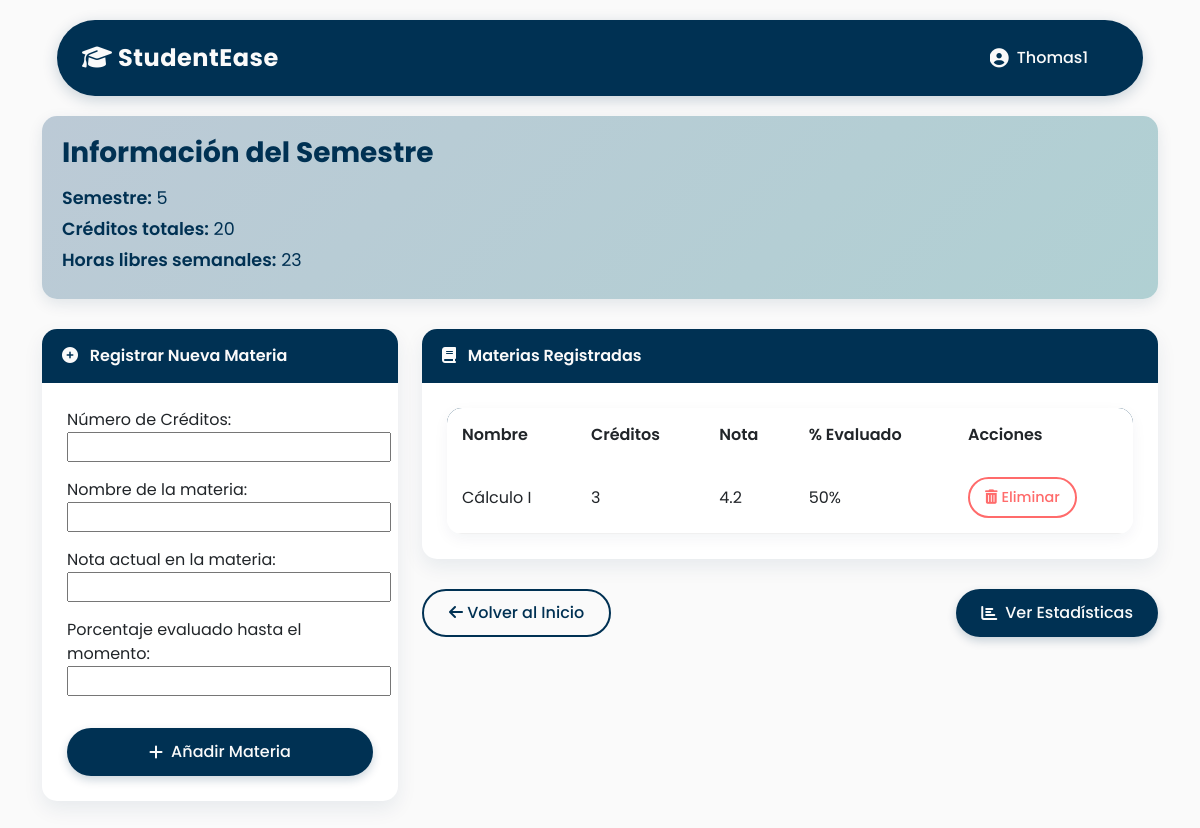
The page /userspace/registrar_materias/ (signed in) on the database its author committed.
### userspace/models.py (models this page shows, shortened)
class Semestre(models.Model):
    estudiante = models.ForeignKey(Estudiante, on_delete=models.CASCADE)
    numero_semestre = models.IntegerField()
    numero_creditos = models.IntegerField()
    horas_libres = models.IntegerField()

class Materia(models.Model):
    semestre = models.ForeignKey(Semestre, on_delete=models.CASCADE)
    creditos = models.IntegerField()
    nombre = models.CharField(max_length=50)
    nota = models.FloatField()
    porcentaje_evaluado = models.IntegerField()

### userspace/views.py (the view)
# urls.py: path('registrar_materias/', views.registrar_materias, name='registrar_materias'),
@login_required
def registrar_materias(request):
    try:
        estudiante = Estudiante.objects.get(user=request.user)
    except Estudiante.DoesNotExist:
        messages.error(request, "No se encontró un perfil de estudiante asociado a tu cuenta.")
        return redirect('home')
    try:
        semestre = Semestre.objects.get(estudiante=estudiante)
    except Semestre.DoesNotExist:
        messages.error(request, "Primero debes crear un semestre.")
        return redirect('crear_semestre')
    materias = Materia.objects.filter(semestre=semestre).order_by('nombre')
    if request.method == 'POST':
        form = MateriaForm(request.POST)
        if form.is_valid():
            materia = form.save(commit=False)
            materia.semestre = semestre
            materia.save()
            messages.success(request, f"¡La materia '{materia.nombre}' ha sido registrada exitosamente!")
            return redirect('registrar_materias')  # Redirigir a la misma página para añadir más materias
    else:
        form = MateriaForm()
    return render(request, 'registrar_materias.html', {
        'form': form,
        'estudiante': estudiante,
        'semestre': semestre,
        'materias': materias,
        'user_name': request.user.username,  # Para mostrar en la navbar
    })

### userspace/forms.py
class MateriaForm(forms.ModelForm):
    class Meta:
        model = Materia
        exclude = ['semestre']
        labels = {
            'nombre': 'Nombre de la materia',
            'creditos': 'Número de Créditos',
            'nota': 'Nota actual en la materia',
            'porcentaje_evaluado': 'Porcentaje evaluado hasta el momento',
        }

### userspace/templates/registrar_materias.html (shortened to what this page needs)
<!DOCTYPE html>
<html lang="es">
<head>
    <link href="https://cdn.jsdelivr.net/npm/bootstrap@5.3.0-alpha1/dist/css/bootstrap.min.css" rel="stylesheet">
    <link rel="stylesheet" href="https://cdnjs.cloudflare.com/ajax/libs/font-awesome/6.4.0/css/all.min.css">
</head>
<body>
    <div class="container">
        <nav class="navbar navbar-expand-lg navbar-dark">
            <div class="navbar-container">
                <a class="navbar-brand" href="{% url 'home' %}">
                    <i class="fas fa-graduation-cap"></i> StudentEase
                </a>
                <div class="user-profile">
                    <span class="navbar-text">
                        <i class="fas fa-user-circle"></i> {{ user_name }}
                    </span>
                </div>
            </div>
        </nav>
    </div>
    <div class="container">
        <div class="semestre-info">
            <h3>Información del Semestre</h3>
            <p><strong>Semestre:</strong> {{ semestre.numero_semestre }}</p>
            <p><strong>Créditos totales:</strong> {{ semestre.numero_creditos }}</p>
            <p><strong>Horas libres semanales:</strong> {{ semestre.horas_libres }}</p>
        </div>
        <div class="row">
            <div class="col-lg-4 mb-4">
                <div class="card">
                    <div class="card-header">
                        <i class="fas fa-plus-circle me-2"></i> Registrar Nueva Materia
                    </div>
                    <div class="card-body">
                        <form method="POST">
                            {{ form.as_p }}
                            <button type="submit" class="btn btn-custom w-100 mt-3">
                                <i class="fas fa-plus"></i> Añadir Materia
                            </button>
                        </form>
                    </div>
                </div>
            </div>
            <div class="col-lg-8">
                <div class="card">
                    <div class="card-header">
                        <i class="fas fa-book me-2"></i> Materias Registradas
                    </div>
                    <div class="card-body">
                        {% if materias %}
                            <div class="table-responsive table-container">
                                <table class="table">
                                    <thead>
                                        <tr>
                                            <th>Nombre</th>
                                            {% if form.creditos %}<th>Créditos</th>{% endif %}
                                            <th>Nota</th>
                                            <th>% Evaluado</th>
                                            <th>Acciones</th>
                                        </tr>
                                    </thead>
                                    <tbody>
                                        {% for materia in materias %}
                                            <tr>
                                                <td>{{ materia.nombre }}</td>
                                                {% if form.creditos %}<td>{{ materia.creditos|default:"-" }}</td>{% endif %}
                                                <td>{{ materia.nota }}</td>
                                                <td>{{ materia.porcentaje_evaluado }}%</td>
                                                <td>
                                                    <a href="{% url 'eliminar_materia' materia.id %}" class="btn btn-danger-custom btn-sm" onclick="return confirm('¿Estás seguro de que deseas eliminar esta materia?')">
                                                        <i class="fas fa-trash-alt"></i> Eliminar
                                                    </a>
                                                </td>
                                            </tr>
                                        {% endfor %}
                                    </tbody>
                                </table>
                            </div>
                        {% else %}
                            <div class="empty-state">
                                <i class="fas fa-book-open"></i>
                                <p>Aún no has registrado materias para este semestre.</p>
                                <p class="text-muted">Utiliza el formulario para añadir tus materias.</p>
                            </div>
                        {% endif %}
                    </div>
                </div>
                <div class="d-flex justify-content-between mt-4">
                    <a href="{% url 'home' %}" class="btn btn-outline-custom">
                        <i class="fas fa-arrow-left"></i> Volver al Inicio
                    </a>
                    {% if materias %}
                    <a href="#" class="btn btn-custom">
                        <i class="fas fa-chart-bar"></i> Ver Estadísticas
                    </a>
                    {% endif %}
                </div>
            </div>
        </div>
    </div>
</body>
</html>

### userspace/templates/registrar_materias.html (style rules this page uses)
:root { --white: #fafafa; --dark-blue: #003153; --coral: #ff6b6b; --light-blue: #b0d0d3; --blue-gray: #bccad6; }
body { background-color: var(--white); font-family: 'Poppins', sans-serif; color: #333; padding-top: 20px; }
.navbar { background-color: var(--dark-blue); box-shadow: 0 4px 15px rgba(0, 49, 83, 0.2); padding: 15px 0; border-radius: 50px; margin: 0 15px 20px 15px; max-width: calc(100% - 30px); overflow: hidden; }
.navbar-container { padding: 0 25px; display: flex; justify-content: space-between; align-items: center; width: 100%; position: relative; }
.navbar .navbar-brand { color: var(--white); font-weight: 700; font-size: 1.5rem; letter-spacing: 0.5px; margin-right: 20px; flex-shrink: 0; }
.user-profile { display: flex; align-items: center; margin-right: 20px; padding-right: 10px; }
.navbar .navbar-text { color: var(--white); font-weight: 500; display: flex; align-items: center; white-space: nowrap; overflow: hidden; text-overflow: ellipsis; max-width: 200px; }
.navbar .navbar-text i { margin-right: 8px; font-size: 1.2rem; flex-shrink: 0; }
.card { border: none; border-radius: 15px; box-shadow: 0 8px 20px rgba(0, 49, 83, 0.08); margin-bottom: 30px; overflow: hidden; position: relative; }
.card-header { background-color: var(--dark-blue); color: var(--white); font-weight: 600; padding: 15px 20px; border: none; }
.card-body { padding: 25px; }
.btn-custom { background-color: var(--dark-blue); color: var(--white); border: none; border-radius: 50px; padding: 12px 25px; font-weight: 500; transition: all 0.3s ease; box-shadow: 0 4px 10px rgba(0, 49, 83, 0.2); display: inline-flex; align-items: center; justify-content: center; }
.btn-custom i { margin-right: 8px; }
.btn-outline-custom { background-color: transparent; color: var(--dark-blue); border: 2px solid var(--dark-blue); border-radius: 50px; padding: 10px 25px; font-weight: 500; transition: all 0.3s ease; }
.btn-danger-custom { background-color: transparent; color: var(--coral); border: 2px solid var(--coral); border-radius: 50px; padding: 8px 15px; font-size: 0.9rem; font-weight: 500; transition: all 0.3s ease; }
.table-container { border-radius: 15px; overflow: hidden; box-shadow: 0 5px 15px rgba(0, 49, 83, 0.05); }
.table { margin-bottom: 0; }
.table thead { background-color: var(--dark-blue); color: var(--white); }
.table thead th { font-weight: 600; border: none; padding: 15px; }
.table tbody td { padding: 15px; vertical-align: middle; border-color: #f0f0f0; }
.semestre-info { background: linear-gradient(135deg, var(--blue-gray) 0%, var(--light-blue) 100%); border-radius: 15px; padding: 20px; margin-bottom: 30px; color: var(--dark-blue); box-shadow: 0 5px 15px rgba(0, 49, 83, 0.1); }
.semestre-info h3 { font-weight: 700; margin-bottom: 15px; }
.semestre-info p { margin-bottom: 5px; font-size: 1.1rem; }
.semestre-info strong { font-weight: 600; }

### rows shown on the page
Semestre: numero_semestre "5", numero_creditos "20", horas_libres "23"
Materia: nombre "Cálculo I", creditos "3", nota "4.2", porcentaje_evaluado "50"

### other values the page prints
{{ user_name }} "Thomas1"
